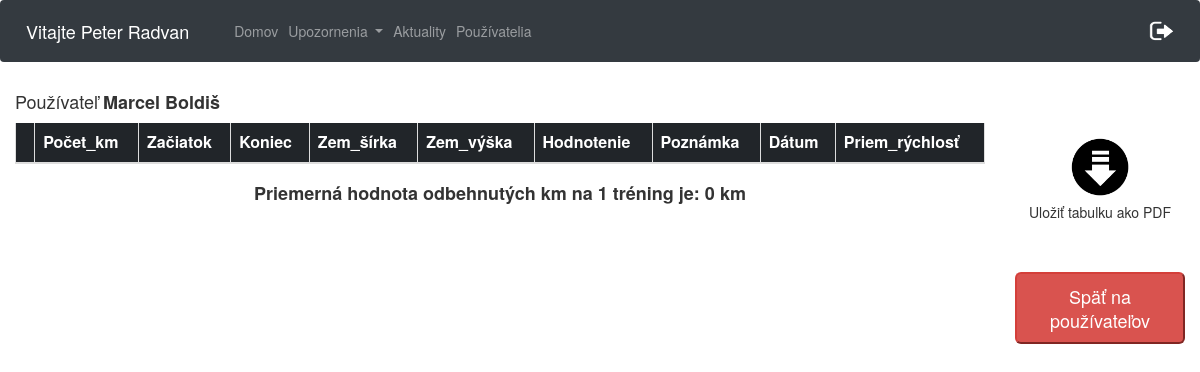
/osobneVykony.php?id=9 (signed in), run on the app's committed database.
### tables this page shows
CREATE TABLE `pouzivatelia` (
  `id` int(11) NOT NULL,
  `meno` varchar(20) NOT NULL,
  `priezvisko` varchar(20) NOT NULL,
  `email` varchar(40) NOT NULL,
  `heslo` varchar(60) NOT NULL,
  `stredna_skola` varchar(40) NOT NULL,
  `stredna_skola_adresa` varchar(60) NOT NULL,
  `ulica` varchar(40) NOT NULL,
  `psc` varchar(10) NOT NULL,
  `obec` varchar(40) NOT NULL,
  `rola` varchar(10) NOT NULL DEFAULT 'user',
  `odoberatel` tinyint(1) NOT NULL DEFAULT '0',
  `prve_prihlasenie` int(11) NOT NULL DEFAULT '0',
  `id_timu` int(11) DEFAULT NULL
);

### osobneVykony.php (the view, shortened to what this page needs)
<html>
<head>
    <link rel="stylesheet" type="text/css" href="css/osobneVykony.css">
    <link rel="stylesheet" href="https://maxcdn.bootstrapcdn.com/bootstrap/4.0.0/css/bootstrap.min.css">
    <link rel="stylesheet" type="text/css" href="https://cdn.datatables.net/1.10.16/css/dataTables.bootstrap.min.css">
    <link rel="stylesheet" type="text/css" href="https://maxcdn.bootstrapcdn.com/bootstrap/3.3.7/css/bootstrap.min.css">
  <link rel="stylesheet" type="text/css" href="https://cdn.datatables.net/1.10.16/css/dataTables.bootstrap.min.css">
    <link rel="stylesheet" href="https://use.fontawesome.com/releases/v5.0.13/css/all.css">
    <link rel="stylesheet" type="text/css" href="http://www.shieldui.com/shared/components/latest/css/light/all.min.css" />
</head>
<body>
    <nav class="navbar navbar-expand-lg  navbar-dark bg-dark">
        <span class="navbar-brand" >
            <?php
                $conn = new mysqli($servername, $username, $password, $dbname);
                $conn->set_charset("UTF8");
                $email= $_SESSION['email'];
                $query="SELECT meno, priezvisko from pouzivatelia WHERE email='$email'";
                $result = mysqli_query($conn,$query);
                while ($data = mysqli_fetch_array($result)){
                    echo "Vitajte ".$data['meno']." ".$data['priezvisko'];
                }
            ?>
        </span>
        <div class="collapse navbar-collapse" id="navbarSupportedContent">
            <ul class="navbar-nav mr-auto">
                <li class="nav-item">
                <?php
                    if($_SESSION['rola']== "admin"){
                        echo '<a class="nav-link" href="cestyAdmin.php">Domov</a>';
                    }else{
                        echo '<a class="nav-link" href="cesty.php">Domov</a>';
                    }
                ?>
                </li>
                <li class="nav-item dropdown">
                    <a class="nav-link dropdown-toggle" href="#" id="navbarDropdown" role="button" data-toggle="dropdown" aria-haspopup="true" aria-expanded="false">
                        Upozornenia
                    </a>
                </li>
                <li class="nav-item">
                    <a class="nav-link" href="aktuality.php">
                        Aktuality
                    </a>
                </li>
                <li class="nav-item" id="registracia" style="display: none;">
                    <a class="nav-link" href="registraciaPouzivatela.php">
                        Používatelia
                    </a>
                </li>
            </ul>
            <ul class="nav navbar-nav navbar-right">
                <li><a href="aktuality.php?odhlasenie='1'"><img src="logOut.png" width="25px" height="20px"></a></li>
            </ul>
        </div>
    </nav>
    <div class="container text-center col-lg-10">
    <?php if ($_SESSION['rola'] == "user"){
            echo '<h4 class="text-left">Používateľ <strong>'.$_SESSION['meno']." ".$_SESSION['priezvisko'].'</strong></h4>';
                $query="SELECT id from pouzivatelia WHERE email='$_SESSION[email]'";
                $result1 = mysqli_query($conn,$query);
                $data1 = mysqli_fetch_array($result1);
        }
            else {
                $query="SELECT meno, priezvisko from pouzivatelia WHERE id='$_GET[id]'";
                $result = mysqli_query($conn,$query);
                $data = mysqli_fetch_array($result);
                echo '<h4 class="text-left">Používateľ <strong>'.$data['meno']." ".$data['priezvisko'].'</strong></h4>';
            }
            ?>
        <table class="table table-dark table-bordered"  id="pouzivateliaTable">
            <thead>
            <tr>
                <th scope="col"></th>
                <th scope="col">Počet_km</th>
                <th scope="col">Začiatok</th>
                <th scope="col">Koniec</th>
                <th scope="col">Zem_šírka</th>
                <th scope="col">Zem_výška</th>
                <th scope="col">Hodnotenie</th>
                <th scope="col">Poznámka</th>
                <th scope="col">Dátum</th>
                <th scope="col">Priem_rýchlosť</th>
            </tr>
            </thead>
                <?php
                    if(!isset($_GET['id'])){
                        $query="SELECT  trening.lat_trening, trening.lng_trening, trening.poznamka, trening.odbehnute_km, trening.den_treningu, trening.zaciatok_treningu, trening.koniec_treningu, trening.hodnotenie, trening.poznamka FROM trening JOIN trasa_pouzivatel ON trasa_pouzivatel.id = trening.id_trasa_pouzivatel JOIN pouzivatelia ON trasa_pouzivatel.id_pouzivatel = pouzivatelia.id JOIN trasa ON trasa.id = trasa_pouzivatel.id_trasa AND pouzivatelia.id = '$data1[id]'";
                    }   $km_tr = 0;
                ?>
        </table>
        <?php
            echo "<h4><strong>Priemerná hodnota odbehnutých km na 1 tréning je: ".$km_tr." km</strong></h4>";
        ?>
    </div>
    <div class="container text-center col-lg-2">
        <input type="image" src="img/download.png" id="ulozit" width="70" height="70"><br>
        <span>Uložiť tabulku ako PDF</span>
        <button type="button" class="btn-lg btn-danger" id="returnButton" style="display:none">Späť na používateľov</button>
    </div>
</body>
</html>

### css/osobneVykony.css (style rules this page uses)
#ulozit, #returnButton { margin-top: 50px; }

### data on the page
pouzivatelia: meno "Peter", priezvisko "Radvan"
pouzivatelia: meno "Marcel", priezvisko "Boldiš"

### other printed values
$km_tr "0"
